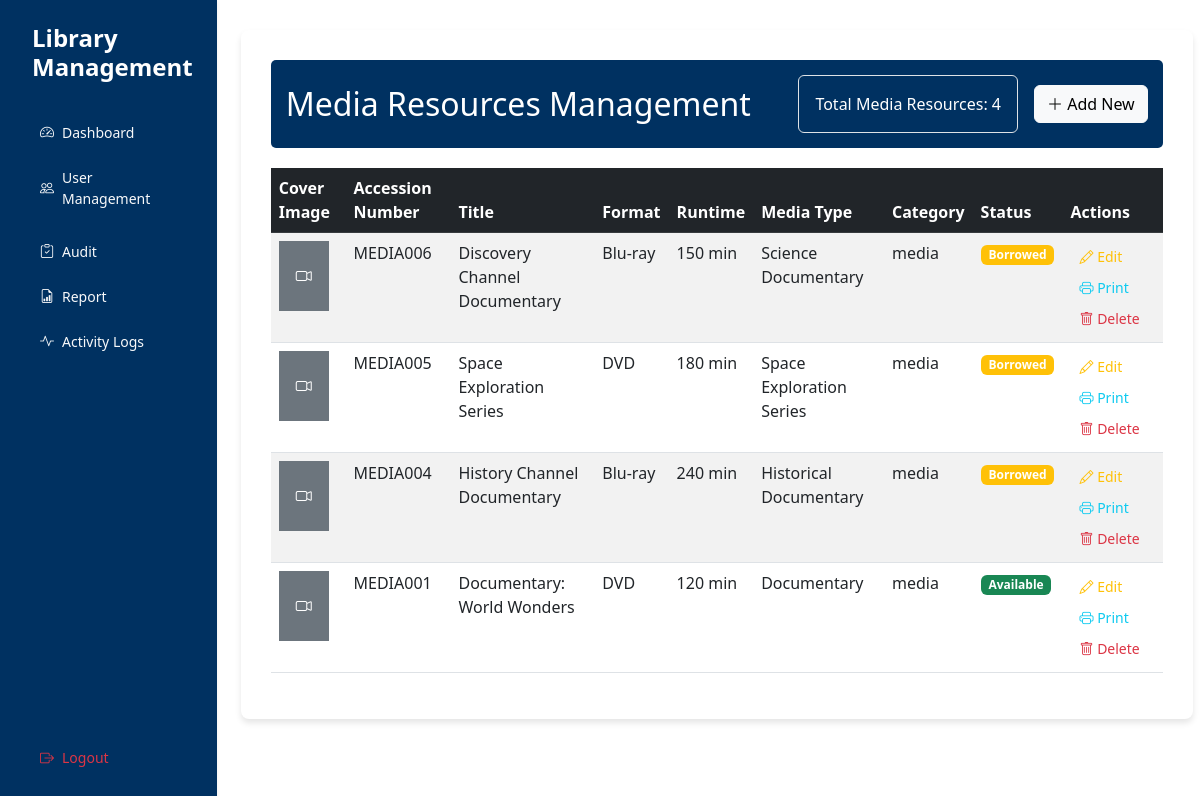
Page /interface/media-resources.php (signed in) on the committed database.
### tables this page shows
CREATE TABLE `media_resources` (
  `media_id` int(11) NOT NULL,
  `resource_id` int(11) NOT NULL,
  `format` varchar(50) NOT NULL,
  `runtime` int(11) DEFAULT NULL,
  `media_type` varchar(50) NOT NULL
);

CREATE TABLE `library_resources` (
  `resource_id` int(11) NOT NULL,
  `title` varchar(255) NOT NULL,
  `accession_number` varchar(20) NOT NULL,
  `category` enum('book','periodical','media') NOT NULL,
  `status` enum('available','borrowed','maintenance') DEFAULT 'available',
  `created_at` timestamp NOT NULL DEFAULT current_timestamp(),
  `updated_at` timestamp NOT NULL DEFAULT current_timestamp() ON UPDATE current_timestamp(),
  `cover_image` varchar(255) DEFAULT NULL
);

### controller/MediaResourceController.php (called while the page is built, shortened)
<?php
require_once '../config/Database.php';
class MediaResourceController {
    private $conn;
    public function __construct() {
        $database = new Database();
        $this->conn = $database->getConnection();
    }
    public function getMediaResources() {
        try {
            $query = "SELECT lr.resource_id, lr.title, lr.accession_number, lr.category, lr.status, lr.cover_image,
                             mr.format, mr.runtime, mr.media_type
                      FROM library_resources lr
                      JOIN media_resources mr ON lr.resource_id = mr.resource_id
                      ORDER BY lr.created_at DESC";
            $stmt = $this->conn->prepare($query);
            $stmt->execute();
            return $stmt->fetchAll(PDO::FETCH_ASSOC);
        } catch (PDOException $e) {
            error_log("Get media resources error: " . $e->getMessage());
            return [];
        }
    }
}

### config/Database.php (called while the page is built, shortened)
<?php
class Database {
    private $host = "localhost";
    private $port = "3306";
    private $db_name = "library";
    private $username = "root";
    private $password = "";
    public function getConnection() {
        $this->conn = null;
        try {
            $this->conn = new PDO(
                "mysql:host=" . $this->host . ";port=" . $this->port . ";dbname=" . $this->db_name,
                $this->username,
                $this->password
            );
            $this->conn->setAttribute(PDO::ATTR_ERRMODE, PDO::ERRMODE_EXCEPTION);
        } catch(PDOException $e) {
            echo "Connection Error: " . $e->getMessage();
        }
        return $this->conn;
    }
}

### interface/media-resources.php (the view, shortened to what this page needs)
<?php
require_once '../controller/MediaResourceController.php';
$mediaController = new MediaResourceController();
$mediaResources = $mediaController->getMediaResources();
?>
<!DOCTYPE html>
<html lang="en">
<head>
    <link href="https://cdnjs.cloudflare.com/ajax/libs/bootstrap/5.3.0/css/bootstrap.min.css" rel="stylesheet">
    <link href="https://cdnjs.cloudflare.com/ajax/libs/bootstrap-icons/1.7.2/font/bootstrap-icons.min.css" rel="stylesheet">
</head>
<body>
    <div class="d-flex">
        <?php include 'includes/sidebarModal.php'; ?>
        <main class="col-md-9 ms-sm-auto col-lg-10 px-md-4">
            <div class="borrowing-monitoring-container">
                <div class="page-header d-flex justify-content-between align-items-center">
                    <h2 class="mb-0">
                        <i></i>Media Resources Management
                    </h2>
                    <div class="d-flex align-items-center">
                        <div class="box p-3 border rounded me-3">
                            <span>Total Media Resources: <?php echo count($mediaResources); ?></span>
                        </div>
                        <button class="btn btn-light" data-bs-toggle="modal" data-bs-target="#mediaModal">
                            <i class="bi bi-plus-lg"></i> Add New
                        </button>
                    </div>
                </div>
                <div class="table-responsive">
                    <table class="table table-striped table-hover">
                        <thead class="table-dark">
                            <tr>
                                <th>Cover Image</th>
                                <th>Accession Number</th>
                                <th>Title</th>
                                <th>Format</th>
                                <th>Runtime</th>
                                <th>Media Type</th>
                                <th>Category</th>
                                <th>Status</th>
                                <th>Actions</th>
                            </tr>
                        </thead>
                        <tbody>
                            <?php foreach ($mediaResources as $media): ?>
                            <tr>
                                <td>
                                    <?php if (!empty($media['cover_image'])): ?>
                                        <img src="../<?php echo htmlspecialchars($media['cover_image']); ?>"
                                             alt="Cover"
                                             style="width: 50px; height: 70px; object-fit: cover;"
                                             onerror="this.onerror=null; this.src='assets/images/default-cover.png';">
                                    <?php else: ?>
                                        <div class="bg-secondary text-white d-flex align-items-center justify-content-center"
                                             style="width: 50px; height: 70px;">
                                            <i class="bi bi-camera-video"></i>
                                        </div>
                                    <?php endif; ?>
                                </td>
                                <td><?php echo htmlspecialchars($media['accession_number']); ?></td>
                                <td><?php echo htmlspecialchars($media['title']); ?></td>
                                <td><?php echo htmlspecialchars($media['format']); ?></td>
                                <td><?php echo htmlspecialchars($media['runtime']); ?> min</td>
                                <td><?php echo htmlspecialchars($media['media_type']); ?></td>
                                <td><?php echo htmlspecialchars($media['category']); ?></td>
                                <td>
                                    <span class="badge
                                    <?php
                                    echo $media['status'] === 'available' ? 'bg-success' : 'bg-warning';
                                    ?>">
                                        <?php echo ucfirst(htmlspecialchars($media['status'])); ?>
                                    </span>
                                </td>
                                <td>
                                    <button class="btn btn-sm text-warning edit-media"
                                            data-bs-toggle="modal"
                                            data-bs-target="#mediaModal"
                                            data-media='<?php echo htmlspecialchars(json_encode($media)); ?>'>
                                        <i class="bi bi-pencil"></i> Edit
                                    </button>
                                    <button class="btn btn-sm text-info print-media"
                                            onclick="printMedia(<?php echo htmlspecialchars(json_encode($media)); ?>)">
                                        <i class="bi bi-printer"></i> Print
                                    </button>
                                    <form method="POST" class="d-inline" onsubmit="return confirm('Are you sure you want to delete this media resource?');">
                                        <button type="submit" class="btn btn-sm text-danger">
                                            <i class="bi bi-trash"></i> Delete
                                        </button>
                                    </form>
                                </td>
                            </tr>
                            <?php endforeach; ?>
                        </tbody>
                    </table>
                </div>
            </div>
        </main>
    </div>
</body>
</html>

### interface/media-resources.php (style rules this page uses)
.borrowing-monitoring-container { background-color: white; border-radius: 8px; box-shadow: 0 4px 6px rgba(0,0,0,0.1); padding: 30px; margin-top: 30px; }
.page-header { background-color: #003161; color: white; padding: 15px; border-radius: 5px; margin-bottom: 20px; }

### rows in the picture
media_resources: resource.accession_number "MEDIA006", resource.title "Discovery Channel Documentary", format "Blu-ray", runtime "150", media_type "Science Documentary", resource.category "media", resource.status "Borrowed"
media_resources: resource.accession_number "MEDIA005", resource.title "Space Exploration Series", format "DVD", runtime "180", media_type "Space Exploration Series", resource.category "media", resource.status "Borrowed"
media_resources: resource.accession_number "MEDIA004", resource.title "History Channel Documentary", format "Blu-ray", runtime "240", media_type "Historical Documentary", resource.category "media", resource.status "Borrowed"
media_resources: resource.accession_number "MEDIA001", resource.title "Documentary: World Wonders", format "DVD", runtime "120", media_type "Documentary", resource.category "media", resource.status "Available"

### other values in the picture
count($mediaResources) "4"
